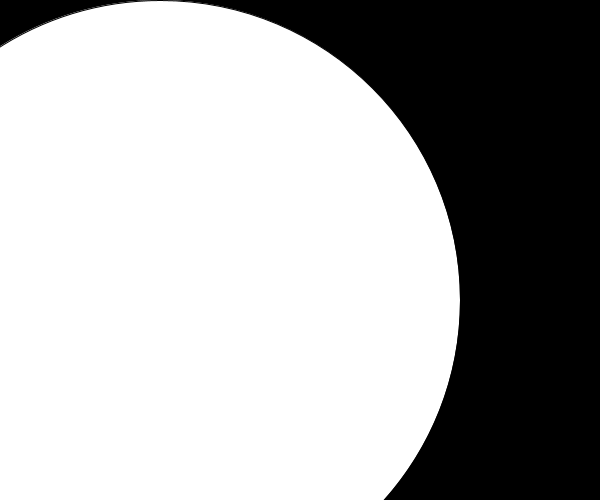
Frame 1 (no input)
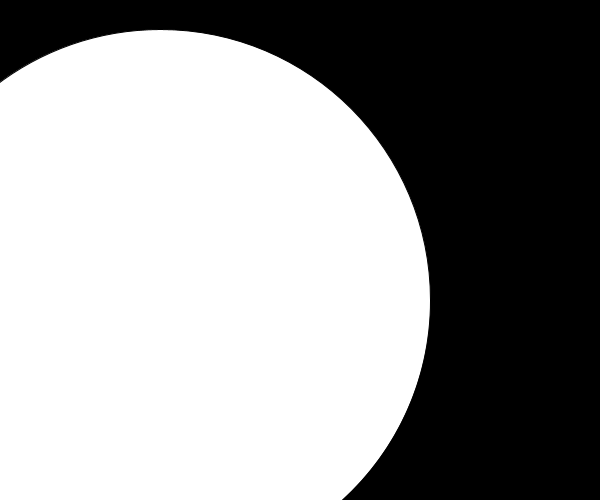
Frame 60 (the mouse pressed at the canvas centre just before this capture)
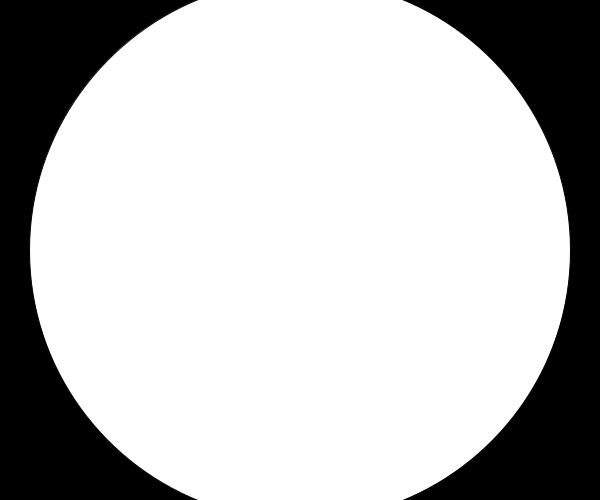
Frame 120 (the mouse held since frame 60 and released just before this capture)

The Processing sketch that drew these frames (run headless with seeded random() and noise(); from frame 60 on, the mouse is pressed at the canvas centre):

// Processing sketch: ejemplo5
// ── ejemplo5.pde
/* operadores matemáticos
 + suma
 - resta
 / división
 * multiplicación
 
 */
int diametro;
int mX, mY;
void setup() {
  size(600, 500);
  diametro = width;
  mX = 160;
  mY = 300;
}
void draw() {
  background(0);

  fill(255);
  ellipse(mX, mY, diametro, diametro);

  diametro = diametro - 1;
}
void mousePressed() {
  diametro = width;
  mX = mouseX;
  mY = mouseY;
}
